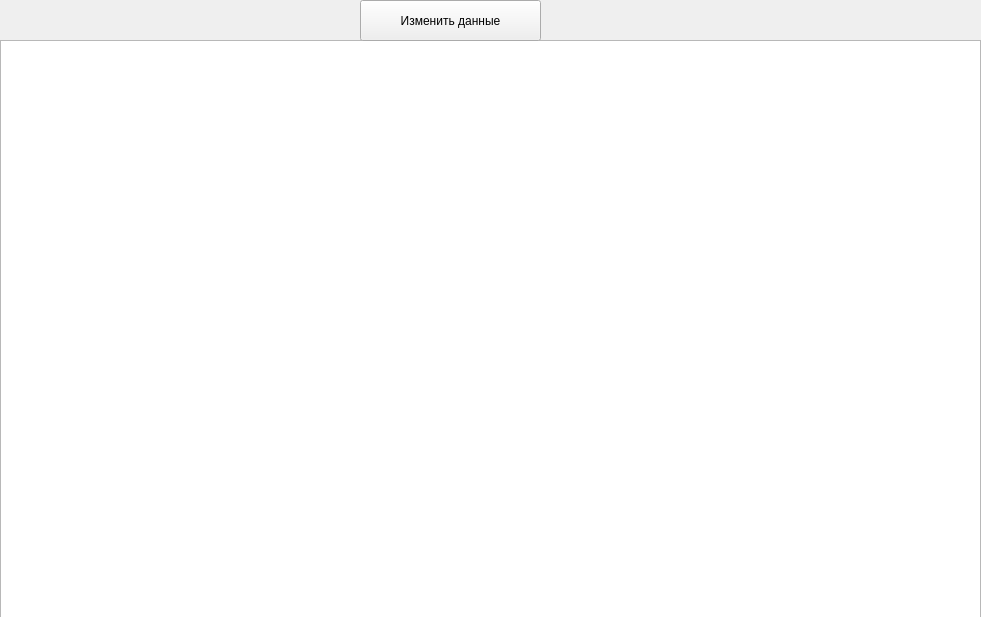
<?xml version="1.0" encoding="UTF-8"?>
<ui version="4.0">
 <class>Form</class>
 <widget class="QWidget" name="Form">
  <property name="geometry">
   <rect>
    <x>0</x>
    <y>0</y>
    <width>981</width>
    <height>617</height>
   </rect>
  </property>
  <property name="windowTitle">
   <string>Form</string>
  </property>
  <widget class="QTableWidget" name="table">
   <property name="geometry">
    <rect>
     <x>0</x>
     <y>40</y>
     <width>981</width>
     <height>581</height>
    </rect>
   </property>
  </widget>
  <widget class="QPushButton" name="pushButton">
   <property name="geometry">
    <rect>
     <x>360</x>
     <y>0</y>
     <width>181</width>
     <height>41</height>
    </rect>
   </property>
   <property name="text">
    <string>Изменить данные</string>
   </property>
  </widget>
 </widget>
 <resources/>
 <connections/>
</ui>
